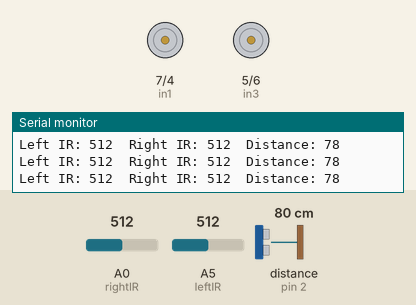
The sketch below on a simulated Arduino Uno, built with avr-gcc and run on an emulated ATmega328P. Shown: motor-driver pin pairs drawn as motors (green arrow = first pin HIGH = forward, orange = second pin HIGH = backward, longer = more drive, scaled by the enable pin), the last lines printed to the serial monitor. Wiring (inferred from the names in the program): ultrasonic range finder: trigger pin 3; echo pin 2. The test bench sets the inputs (shaded band); at power-on: A0 (rightIR) = 512, A5 (leftIR) = 512, distance to the obstacle (sensor on pin 2) 80 cm. The echo pulse lasts 58.3 µs per cm.

Above: at 1.2 s.
1.3 s: A0 (rightIR) set to 165
4.3 s: A0 (rightIR) set to 143
At 5.5 s:
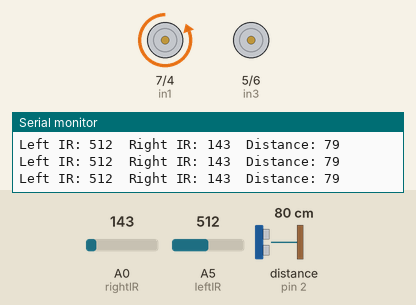
5.8 s: A5 (leftIR) set to 156
8.8 s: A5 (leftIR) set to 136
At 9.4 s:
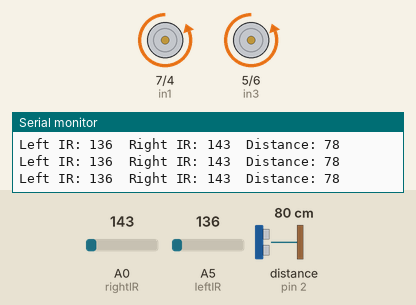
10.3 s: A0 (rightIR) set to 1023
At 10.7 s:
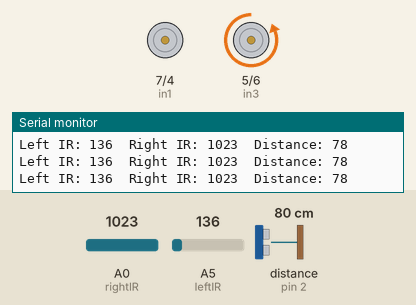
11.8 s: distance to the obstacle (sensor on pin 2) set to 54 cm
14.8 s: distance to the obstacle (sensor on pin 2) set to 48 cm
At 16.1 s:
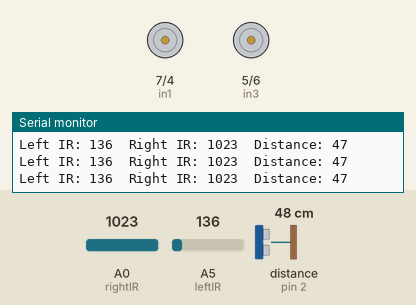
Timing chart, 0 to 17.8 s (numbered marks = the images above; inputs shaded):
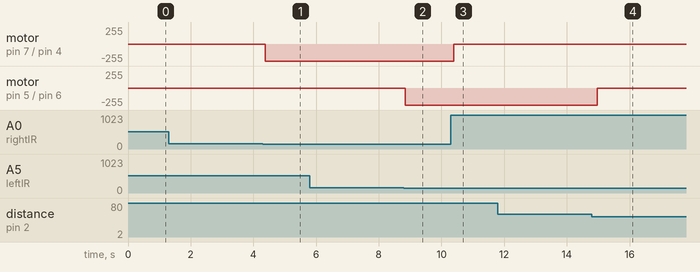

The sketch:

LineFollowerRobot.ino
```cpp
const int in1 = 7;
const int in2 = 4;
const int in3 = 5;
const int in4 = 6;
const int ENA = 9;
const int ENB = 8;

const int trig = 3;
const int echo = 2;


const int leftIR  = A5;
const int rightIR = A0;


const int NUM_READINGS      = 5;
const int MOTOR_SPEED       = 255;
const int IR_THRESHOLD      = 150;
const int OBSTACLE_DISTANCE = 50;


long duration;
int distance;
int readings[NUM_READINGS];
int indexReading = 0;


void moveForward() {
  digitalWrite(in1, LOW);
  digitalWrite(in2, HIGH);
  digitalWrite(in3, LOW);
  digitalWrite(in4, HIGH);

  analogWrite(ENA, MOTOR_SPEED);
  analogWrite(ENB, MOTOR_SPEED);
}

void stopMotors() {
  analogWrite(ENA, 0);
  analogWrite(ENB, 0);

  digitalWrite(in1, LOW);
  digitalWrite(in2, LOW);
  digitalWrite(in3, LOW);
  digitalWrite(in4, LOW);
}

void turnLeft() {

  digitalWrite(in1, LOW);
  digitalWrite(in2, LOW);
  digitalWrite(in3, LOW);
  digitalWrite(in4, HIGH);

  analogWrite(ENA, 0);
  analogWrite(ENB, MOTOR_SPEED);
}

void turnRight() {

  digitalWrite(in1, LOW);
  digitalWrite(in2, HIGH);
  digitalWrite(in3, LOW);
  digitalWrite(in4, LOW);

  analogWrite(ENA, MOTOR_SPEED);
  analogWrite(ENB, 0);
}


int measureDistance() {
  digitalWrite(trig, LOW);
  delayMicroseconds(2);
  digitalWrite(trig, HIGH);
  delayMicroseconds(10);
  digitalWrite(trig, LOW);

  duration = pulseIn(echo, HIGH, 30000);
  if (duration == 0) return 0;

  return (duration * 0.034) / 2;
}


void setup() {
  pinMode(in1, OUTPUT);
  pinMode(in2, OUTPUT);
  pinMode(in3, OUTPUT);
  pinMode(in4, OUTPUT);
  pinMode(ENA, OUTPUT);
  pinMode(ENB, OUTPUT);

  pinMode(trig, OUTPUT);
  pinMode(echo, INPUT);

  for (int i = 0; i < NUM_READINGS; i++) readings[i] = 0;

  Serial.begin(9600);
}


void loop() {
  int leftValue  = analogRead(leftIR);
  int rightValue = analogRead(rightIR);

  bool leftBlack  = leftValue  < IR_THRESHOLD;
  bool rightBlack = rightValue < IR_THRESHOLD;

  readings[indexReading] = measureDistance();
  indexReading = (indexReading + 1) % NUM_READINGS;

  long sum = 0;
  for (int i = 0; i < NUM_READINGS; i++) sum += readings[i];
  distance = sum / NUM_READINGS;

  Serial.print("Left IR: ");
  Serial.print(leftValue);
  Serial.print("\tRight IR: ");
  Serial.print(rightValue);
  Serial.print("\tDistance: ");
  Serial.println(distance);

  if (distance > 0 && distance < OBSTACLE_DISTANCE) {
    stopMotors();
    return;
  }

  if (leftBlack && rightBlack) {
    moveForward();
  }
 else if (leftBlack && !rightBlack) {
    turnLeft();
  }
  else if (!leftBlack && rightBlack) {
   turnRight();
  }
  else {
    stopMotors();
  }
}
```

Measured:
- the behaviour switches between 150 and 149 on A0 (rightIR) (found by bisection; images 0 and 1)
- the behaviour switches between 150 and 149 on A5 (leftIR) (found by bisection; images 1 and 2)
- the behaviour switches between 51 and 50 cm on distance to the obstacle (sensor on pin 2) (found by bisection; images 3 and 4)
- after the input at 4.3 s, motor on pin 7 (in1) / pin 4 (in2): stopped → backward 255/255 after 0.07 s
- after the input at 8.8 s, motor on pin 5 (in3) / pin 6 (in4): stopped → backward 255/255 after 0.05 s
- after the input at 10.3 s, motor on pin 7 (in1) / pin 4 (in2): backward 255/255 → stopped after 0.09 s
- after the input at 14.8 s, motor on pin 5 (in3) / pin 6 (in4): backward 255/255 → stopped after 0.17 s
